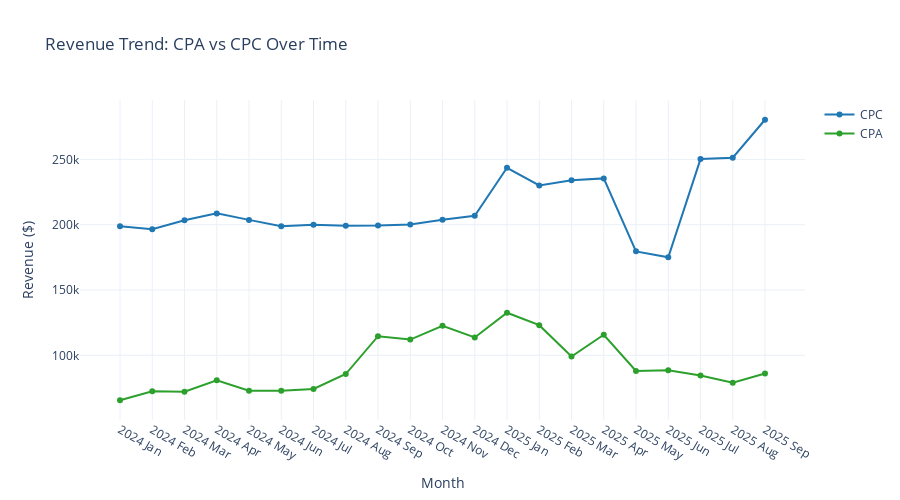

The notebook cell saved with this chart:
### Code cell
# Line chart for CPA and CPC over time
total_cpa_monthly = cpa_eng + cpa_trans
total_cpc_monthly = cpc_eng + cpc_trans

fig_cpa_cpc_trend = go.Figure()

fig_cpa_cpc_trend.add_trace(go.Scatter(
    x=months,
    y=total_cpc_monthly,
    mode='lines+markers',
    name='CPC',
    line=dict(color='#1f77b4', width=2)
))

fig_cpa_cpc_trend.add_trace(go.Scatter(
    x=months,
    y=total_cpa_monthly,
    mode='lines+markers',
    name='CPA',
    line=dict(color='#2ca02c', width=2)
))

fig_cpa_cpc_trend.update_layout(
    title='Revenue Trend: CPA vs CPC Over Time',
    xaxis_title='Month',
    yaxis_title='Revenue ($)',
    height=500,
    template='plotly_white',
    hovermode='x unified'
)
fig_cpa_cpc_trend.show()

### Figure 1 — Plotly figure (JSON) as saved in the notebook; plotly's stock layout.template omitted (floating-point values rounded to 4 significant figures)
{"data": [{"line": {"color": "#1f77b4", "width": 2}, "mode": "lines+markers", "name": "CPC", "type": "scatter", "x": ["2024 Jan", "2024 Feb", "2024 Mar", "2024 Apr", "2024 May", "2024 Jun", "2024 Jul", "2024 Aug", "2024 Sep", "2024 Oct", "2024 Nov", "2024 Dec", "2025 Jan", "2025 Feb", "2025 Mar", "2025 Apr", "2025 May", "2025 Jun", "2025 Jul", "2025 Aug", "2025 Sep"], "y": [198885, 196507, 203494, 208681, 203711, 198855, 200036, 199279, 199405, 200105, 203746, 206841, 243609, 230106, 234118, 235489, 179605, 175024, 250282, 251335, 280394]}, {"line": {"color": "#2ca02c", "width": 2}, "mode": "lines+markers", "name": "CPA", "type": "scatter", "x": ["2024 Jan", "2024 Feb", "2024 Mar", "2024 Apr", "2024 May", "2024 Jun", "2024 Jul", "2024 Aug", "2024 Sep", "2024 Oct", "2024 Nov", "2024 Dec", "2025 Jan", "2025 Feb", "2025 Mar", "2025 Apr", "2025 May", "2025 Jun", "2025 Jul", "2025 Aug", "2025 Sep"], "y": [65582, 72453, 72181, 80927, 72831, 72776, 74174, 85659, 114629, 112027, 122584, 113676, 132621, 123088, 99060, 115745, 87967, 88631, 84513, 79046, 86032]}], "layout": {"height": 500, "hovermode": "x unified", "title": {"text": "Revenue Trend: CPA vs CPC Over Time"}, "xaxis": {"title": {"text": "Month"}}, "yaxis": {"title": {"text": "Revenue ($)"}}}}
